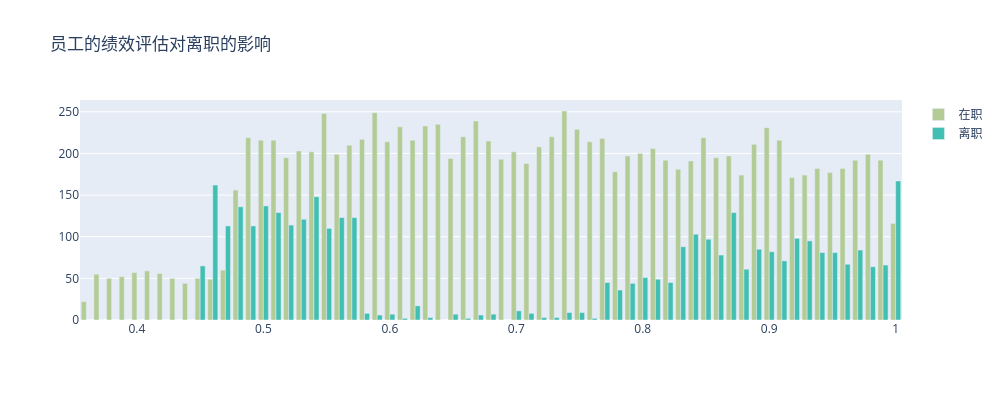

This figure's notebook cell:
### Code cell
data = []
for i in range(2):
    trace = Bar(x=eva_left_table.index, y=eva_left_table[i],name=("在职" if i ==0 else "离职"),marker=dict(color=colors[i+4]))
    data.append(trace)
layout = Layout(title="员工的绩效评估对离职的影响",width=1000,height=400,)#xaxis = dict(tickmode="array",tickvals=list(promotion_dict.keys()),ticktext=list(promotion_dict.values())))
iplot(Figure(data = data,layout = layout))

### Figure 1 — Plotly figure (JSON) as saved in the notebook; plotly's stock layout.template omitted (floating-point values rounded to 4 significant figures)
{"data": [{"marker": {"color": "#b3cb95"}, "name": "在职", "type": "bar", "x": [0.36, 0.37, 0.38, 0.39, 0.4, 0.41, 0.42, 0.43, 0.44, 0.45, 0.46, 0.47, 0.48, 0.49, 0.5, 0.51, 0.52, 0.53, 0.54, 0.55, 0.56, 0.57, 0.58, 0.59, 0.6, 0.61, 0.62, 0.63, 0.64, 0.65, 0.66, 0.67, 0.68, 0.69, 0.7, 0.71, 0.72, 0.73, 0.74, 0.75, 0.76, 0.77, 0.78, 0.79, 0.8, 0.81, 0.82, 0.83, 0.84, 0.85, 0.86, 0.87, 0.88, 0.89, 0.9, 0.91, 0.92, 0.93, 0.94, 0.95, 0.96, 0.97, 0.98, 0.99, 1], "y": [22, 55, 50, 52, 57, 59, 56, 50, 44, 50, 49, 60, 156, 219, 216, 216, 195, 203, 202, 248, 199, 210, 217, 249, 214, 232, 216, 233, 235, 194, 220, 239, 215, 193, 202, 188, 208, 220, 251, 229, 214, 218, 178, 197, 200, 206, 192, 181, 191, 219, 195, 197, 174, 211, 231, 216, 171, 174, 182, 177, 182, 192, 199, 192, 116]}, {"marker": {"color": "#41bfb3"}, "name": "离职", "type": "bar", "x": [0.36, 0.37, 0.38, 0.39, 0.4, 0.41, 0.42, 0.43, 0.44, 0.45, 0.46, 0.47, 0.48, 0.49, 0.5, 0.51, 0.52, 0.53, 0.54, 0.55, 0.56, 0.57, 0.58, 0.59, 0.6, 0.61, 0.62, 0.63, 0.64, 0.65, 0.66, 0.67, 0.68, 0.69, 0.7, 0.71, 0.72, 0.73, 0.74, 0.75, 0.76, 0.77, 0.78, 0.79, 0.8, 0.81, 0.82, 0.83, 0.84, 0.85, 0.86, 0.87, 0.88, 0.89, 0.9, 0.91, 0.92, 0.93, 0.94, 0.95, 0.96, 0.97, 0.98, 0.99, 1], "y": [0, 0, 0, 0, 0, 0, 0, 0, 0, 65, 162, 113, 136, 113, 137, 129, 114, 121, 148, 110, 123, 123, 8, 6, 7, 2, 17, 3, 0, 7, 2, 6, 7, 0, 11, 8, 3, 3, 9, 9, 2, 45, 36, 44, 51, 49, 45, 88, 103, 97, 78, 129, 61, 85, 82, 71, 98, 95, 81, 81, 67, 84, 64, 66, 167]}], "layout": {"height": 400, "title": {"text": "员工的绩效评估对离职的影响"}, "width": 1000}}
